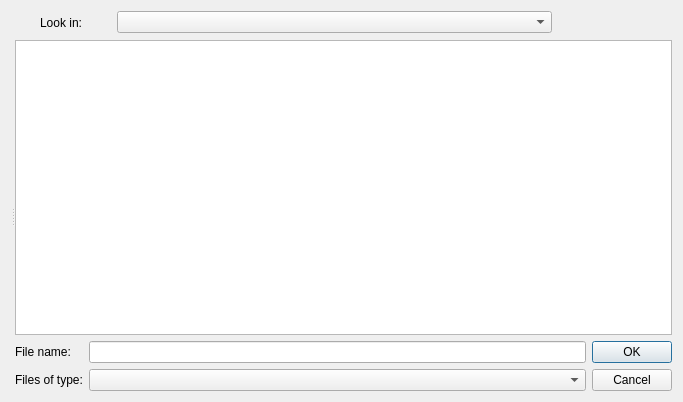
<?xml version="1.0" encoding="UTF-8"?>
<ui version="4.0">
 <class>FileDialog</class>
 <widget class="QDialog" name="FileDialog">
  <property name="geometry">
   <rect>
    <x>0</x>
    <y>0</y>
    <width>683</width>
    <height>402</height>
   </rect>
  </property>
  <property name="windowTitle">
   <string>Dialog</string>
  </property>
  <layout class="QGridLayout" name="gridLayout">
   <item row="0" column="0">
    <layout class="QHBoxLayout">
     <property name="spacing">
      <number>6</number>
     </property>
     <property name="margin">
      <number>0</number>
     </property>
     <item>
      <widget class="QLabel" name="label_3">
       <property name="sizePolicy">
        <sizepolicy hsizetype="Fixed" vsizetype="Preferred">
         <horstretch>0</horstretch>
         <verstretch>0</verstretch>
        </sizepolicy>
       </property>
       <property name="minimumSize">
        <size>
         <width>100</width>
         <height>0</height>
        </size>
       </property>
       <property name="maximumSize">
        <size>
         <width>100</width>
         <height>16777215</height>
        </size>
       </property>
       <property name="text">
        <string>Look in:</string>
       </property>
       <property name="alignment">
        <set>Qt::AlignCenter</set>
       </property>
      </widget>
     </item>
     <item>
      <widget class="QComboBox" name="Parents">
       <property name="sizePolicy">
        <sizepolicy hsizetype="Expanding" vsizetype="Fixed">
         <horstretch>0</horstretch>
         <verstretch>0</verstretch>
        </sizepolicy>
       </property>
      </widget>
     </item>
     <item>
      <widget class="QToolButton" name="NavigateBack">
       <property name="toolTip">
        <string>Navigate Back</string>
       </property>
       <property name="text">
        <string/>
       </property>
       <property name="autoRaise">
        <bool>true</bool>
       </property>
      </widget>
     </item>
     <item>
      <widget class="QToolButton" name="NavigateForward">
       <property name="toolTip">
        <string>Navigate Forward</string>
       </property>
       <property name="text">
        <string/>
       </property>
       <property name="autoRaise">
        <bool>true</bool>
       </property>
      </widget>
     </item>
     <item>
      <widget class="QToolButton" name="NavigateUp">
       <property name="toolTip">
        <string>Navigate Up</string>
       </property>
       <property name="text">
        <string/>
       </property>
       <property name="autoRaise">
        <bool>true</bool>
       </property>
      </widget>
     </item>
     <item>
      <widget class="QToolButton" name="CreateFolder">
       <property name="toolTip">
        <string>Create New Folder</string>
       </property>
       <property name="text">
        <string/>
       </property>
       <property name="autoRaise">
        <bool>true</bool>
       </property>
      </widget>
     </item>
    </layout>
   </item>
   <item row="1" column="0">
    <widget class="QSplitter" name="mainSplitter">
     <property name="orientation">
      <enum>Qt::Horizontal</enum>
     </property>
     <widget class="QSplitter" name="splitter">
      <property name="sizePolicy">
       <sizepolicy hsizetype="Preferred" vsizetype="Expanding">
        <horstretch>0</horstretch>
        <verstretch>0</verstretch>
       </sizepolicy>
      </property>
      <property name="orientation">
       <enum>Qt::Vertical</enum>
      </property>
     </widget>
     <widget class="QWidget" name="layoutWidget">
      <layout class="QVBoxLayout" name="verticalLayout">
       <item>
        <widget class="QTreeView" name="Files">
         <property name="sizePolicy">
          <sizepolicy hsizetype="Expanding" vsizetype="Expanding">
           <horstretch>2</horstretch>
           <verstretch>0</verstretch>
          </sizepolicy>
         </property>
        </widget>
       </item>
       <item>
        <layout class="QGridLayout">
         <property name="margin">
          <number>0</number>
         </property>
         <property name="spacing">
          <number>6</number>
         </property>
         <item row="0" column="0">
          <widget class="QLabel" name="label_2">
           <property name="text">
            <string>File name:</string>
           </property>
          </widget>
         </item>
         <item row="0" column="1">
          <widget class="QLineEdit" name="FileName"/>
         </item>
         <item row="0" column="2">
          <widget class="QPushButton" name="OK">
           <property name="text">
            <string>OK</string>
           </property>
          </widget>
         </item>
         <item row="1" column="0">
          <widget class="QLabel" name="label">
           <property name="text">
            <string>Files of type:</string>
           </property>
          </widget>
         </item>
         <item row="1" column="1">
          <widget class="FileComboBox" name="FileType">
           <property name="sizeAdjustPolicy">
            <enum>QComboBox::AdjustToMinimumContentsLength</enum>
           </property>
          </widget>
         </item>
         <item row="1" column="2">
          <widget class="QPushButton" name="Cancel">
           <property name="text">
            <string>Cancel</string>
           </property>
          </widget>
         </item>
        </layout>
       </item>
      </layout>
     </widget>
    </widget>
   </item>
  </layout>
 </widget>
 <customwidgets>
  <customwidget>
   <class>FileComboBox</class>
   <extends>QComboBox</extends>
   <header>filedialog.h</header>
  </customwidget>
 </customwidgets>
 <tabstops>
  <tabstop>FileName</tabstop>
  <tabstop>FileType</tabstop>
  <tabstop>OK</tabstop>
  <tabstop>Cancel</tabstop>
  <tabstop>Parents</tabstop>
  <tabstop>NavigateBack</tabstop>
  <tabstop>NavigateForward</tabstop>
  <tabstop>NavigateUp</tabstop>
  <tabstop>CreateFolder</tabstop>
  <tabstop>Files</tabstop>
 </tabstops>
 <resources/>
 <connections>
  <connection>
   <sender>OK</sender>
   <signal>clicked()</signal>
   <receiver>FileDialog</receiver>
   <slot>accept()</slot>
   <hints>
    <hint type="sourcelabel">
     <x>487</x>
     <y>371</y>
    </hint>
    <hint type="destinationlabel">
     <x>60</x>
     <y>368</y>
    </hint>
   </hints>
  </connection>
  <connection>
   <sender>Cancel</sender>
   <signal>clicked()</signal>
   <receiver>FileDialog</receiver>
   <slot>reject()</slot>
   <hints>
    <hint type="sourcelabel">
     <x>487</x>
     <y>404</y>
    </hint>
    <hint type="destinationlabel">
     <x>84</x>
     <y>388</y>
    </hint>
   </hints>
  </connection>
 </connections>
</ui>
